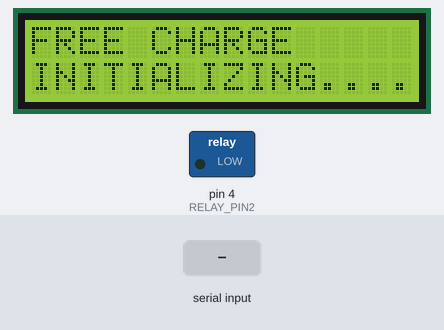
This sketch was run on a simulated Arduino Uno, built with avr-gcc and run on an emulated ATmega328P. Parts: 16×2 character LCD, switched loads named in the sketch (green lamp = pin HIGH). The inputs (shaded band) are chosen by the test bench. What the sketch prints to the serial monitor is not drawn.

Above: at 1.1 s.
At 3.2 s:
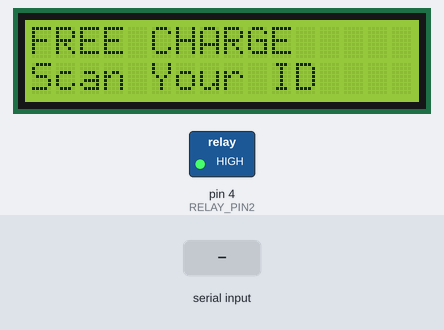
3.3 s: "Yes" received over Serial
At 4.9 s:
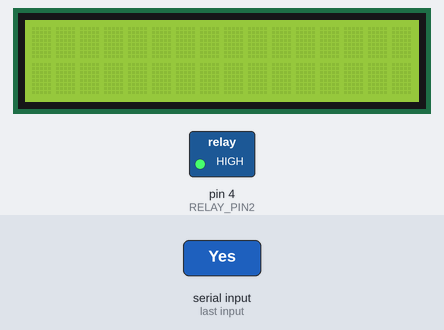
At 6.2 s:
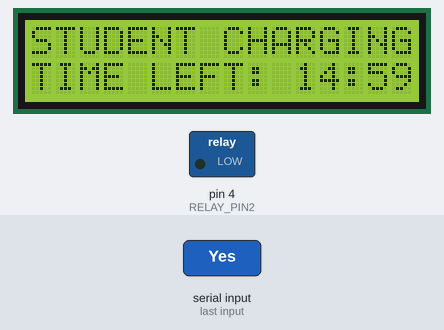
6.3 s: "1" received over Serial
Timing chart, 0 to 9.3 s (numbered marks = the images above; inputs shaded):
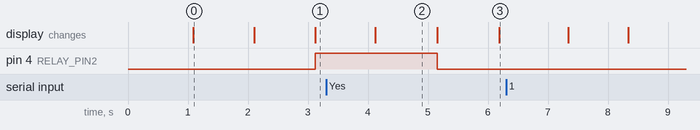

Measured:
- after the input at 3.3 s, pin 4 (RELAY_PIN2): HIGH → LOW after 1.9 s
- what the display in image 0 shows lasts 1.0 s, from 1.1 s to 2.1 s

The sketch:

ARDUINO.ino
```cpp
// ARDUINO.ino
unsigned long startTime;
const unsigned long timerDuration = 15 * 60 * 1000; // 15 MINUTES IN MILLISECONDS
#include <LiquidCrystal_I2C.h>

unsigned long previousMillis = 0; // STORE THE LAST TIME THE DISPLAY WAS UPDATED
const long interval = 1000; // INTERVAL OF 1 SECOND (IN MILLISECONDS)
int remainingTime = 900; // TIMER STARTS AT 15 MINUTES (900 SECONDS)
bool onoff = false;
#include <Wire.h>
const int RELAY_PIN2 = 4;
// INITIALIZE THE LIQUID CRYSTAL LIBRARY
// THE FIRST PARAMETER IS THE I2C ADDRESS
// THE SECOND PARAMETER IS HOW MANY ROWS ARE ON YOUR SCREEN
// THE THIRD PARAMETER IS HOW MANY COLUMNS ARE ON YOUR SCREEN
LiquidCrystal_I2C lcd(0x27, 16, 2);

void setup() {
  pinMode(RELAY_PIN2, OUTPUT);
  // digitalWrite(RELAY_PIN2, HIGH); // ENSURE RELAY IS OFF INITIALLY
  Serial.begin(115200);
  lcd.init();
  // lcd.begin(16,2); // DEFINING 16 COLUMNS AND 2 ROWS OF LCD DISPLAY
  lcd.backlight(); // TO POWER ON THE BACK LIGHT
  lcd.setCursor(0, 0); // DEFINING POSITION TO WRITE FROM FIRST ROW, FIRST COLUMN.
  lcd.print("FREE CHARGE"); // YOU CAN WRITE 16 CHARACTERS PER LINE.
  delay(1000); // DELAY USED TO GIVE A DYNAMIC EFFECT
  lcd.setCursor(0, 1); // DEFINING POSITION TO WRITE FROM SECOND ROW, FIRST COLUMN
  lcd.print("INITIALIZING....");
  delay(1000);
  lcd.clear(); // CLEAR THE SCREEN
}

String data = "";

String removeSpaces(String input) {
  String output = "";
  for (int i = 0; i < input.length(); i++) {
    if (input.charAt(i) != ' ') {
      output += input.charAt(i);
    }
  }
  return output;
}

void resetSystem() {
  lcd.clear(); // CLEAR THE SCREEN
  remainingTime = 900; // RESET TIMER TO 15 MINUTES
  onoff = false; // RESET THE CHARGING STATE
  data = ""; // CLEAR THE RFID DATA
  lcd.setCursor(0, 0); // DEFINING POSITION TO WRITE FROM FIRST ROW, FIRST COLUMN
  lcd.print("FREE CHARGE"); // YOU CAN WRITE 16 CHARACTERS PER LINE
  delay(1000); // DELAY USED TO GIVE A DYNAMIC EFFECT
  lcd.setCursor(0, 1); // DEFINING POSITION TO WRITE FROM FIRST ROW, FIRST COLUMN
  lcd.print("Scan Your ID");
  digitalWrite(RELAY_PIN2, HIGH);
  delay(1000);
  lcd.clear(); // CLEAR THE SCREEN
}

void loop() {
  // pinMode(RELAY_PIN2, OUTPUT);
  if (Serial.available()) {
    String receivedData = Serial.readString(); // READ DATA AS STRING
    Serial.println("Received Data: " + receivedData);
    data = receivedData;
  }

  String noSpaces = removeSpaces(data);
  Serial.print("Scan: ");
  Serial.println(noSpaces);

  if (data == "") {
    lcd.setCursor(0, 0); // DEFINING POSITION TO WRITE FROM FIRST ROW, FIRST COLUMN
    lcd.print("FREE CHARGE"); // YOU CAN WRITE 16 CHARACTERS PER LINE
    delay(1000); // DELAY USED TO GIVE A DYNAMIC EFFECT
    lcd.setCursor(0, 1); // DEFINING POSITION TO WRITE FROM FIRST ROW, FIRST COLUMN
    lcd.print("Scan Your ID");
    digitalWrite(RELAY_PIN2, HIGH);
    delay(1000);
    lcd.clear(); // CLEAR THE SCREEN
  } else {

    if (onoff == false) {
      String str = noSpaces; // TEST STRING

      // CHECK IF "YES" IS IN THE STRING
      if (str.indexOf("Yes") != -1) {
        lcd.clear(); // CLEAR THE SCREEN
        lcd.setCursor(0, 0); // DEFINING POSITION TO WRITE FROM FIRST ROW, FIRST COLUMN
        lcd.print("STUDENT CHARGING"); // YOU CAN WRITE 16 CHARACTERS PER LINE
        lcd.setCursor(0, 1); // DEFINING POSITION TO WRITE FROM FIRST ROW, FIRST COLUMN
        lcd.print("VERIFIED RDID!");
        digitalWrite(RELAY_PIN2, LOW);
        onoff = true;
        Serial.println(data);
        delay(1000); // DELAY USED TO GIVE A DYNAMIC EFFECT
        lcd.clear(); // CLEAR THE SCREEN
      } else {
        // NOT REGISTERED or FULLY CONSUMED
        lcd.setCursor(0, 0); // DEFINING POSITION TO WRITE FROM FIRST ROW, FIRST COLUMN
        lcd.print("FREE CHARGE"); // YOU CAN WRITE 16 CHARACTERS PER LINE
        lcd.setCursor(0, 1); // DEFINING POSITION TO WRITE FROM FIRST ROW, FIRST COLUMN
        lcd.print(data);
        delay(1000); // DELAY USED TO GIVE A DYNAMIC EFFECT
        lcd.clear(); // CLEAR THE SCREEN
        digitalWrite(RELAY_PIN2, HIGH);
        delay(1000); // DELAY USED TO GIVE A DYNAMIC EFFECT
        data = "";
        onoff = false;
      }

      if (noSpaces != "Yes") {

      } else {

      }
    }

    if (onoff == true) {
      unsigned long currentMillis = millis(); // GET THE CURRENT TIME
      if (currentMillis - previousMillis >= interval) {
        // SAVE THE LAST TIME THE DISPLAY WAS UPDATED
        previousMillis = currentMillis;

        if (remainingTime > 0) {
          remainingTime--;
        }

        // CALCULATE MINUTES AND SECONDS
        int minutes = remainingTime / 60;
        int seconds = remainingTime % 60;

        // ENSURE FIRST ROW IS CONSISTENT
        lcd.setCursor(0, 0);
        // lcd.print("FREE CHARGE  "); // ENSURE SPACES TO REMOVE LEFTOVER CHARACTERS
        lcd.print("STUDENT CHARGING...");
        // UPDATE ONLY THE TIMER PORTION OF THE LCD
        lcd.setCursor(0, 1);
        lcd.print("TIME LEFT: ");
        if (minutes < 10) lcd.print("0"); // ADD LEADING ZERO IF NEEDED
        lcd.print(minutes);
        lcd.print(":");
        if (seconds < 10) lcd.print("0"); // ADD LEADING ZERO IF NEEDED
        lcd.print(seconds);
        lcd.print("  "); // EXTRA SPACES TO CLEAR OLD CHARACTERS
        Serial.println("Timer");
        if (remainingTime == 0) {
          resetSystem();
        }
      }
    }
  }
}
```
